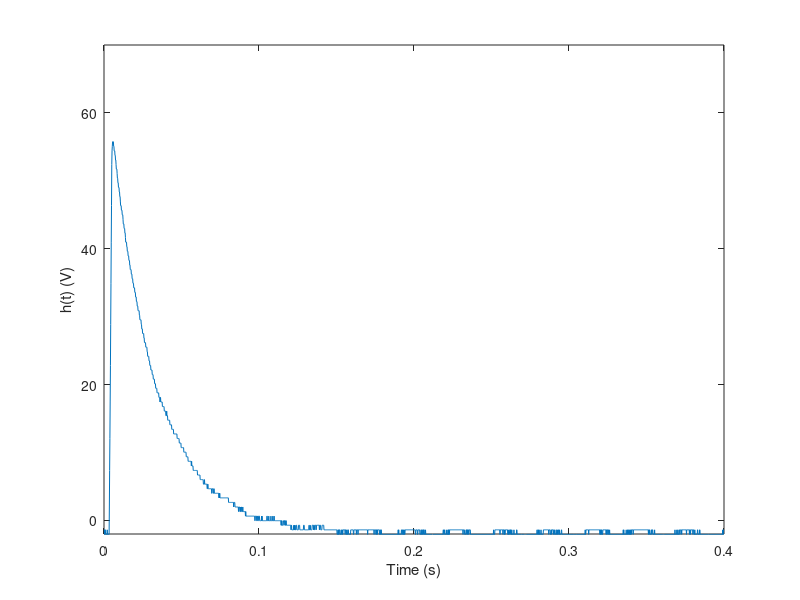
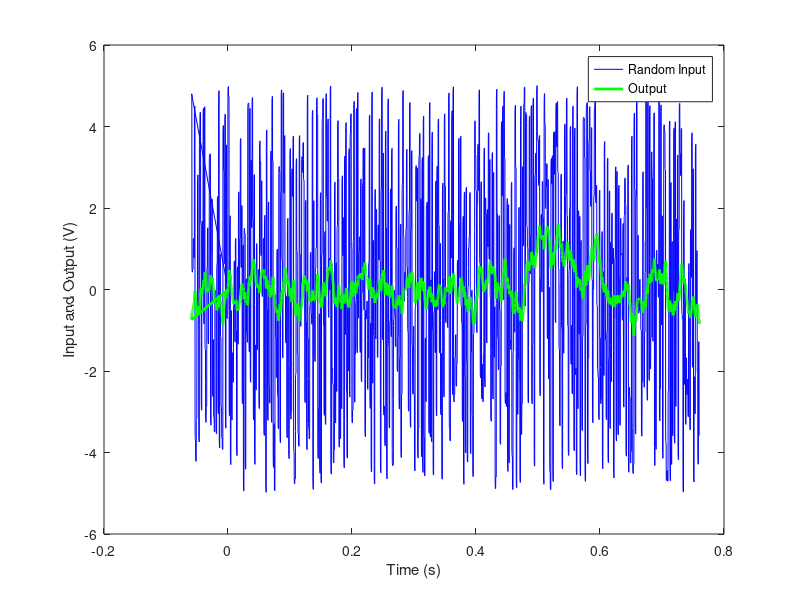
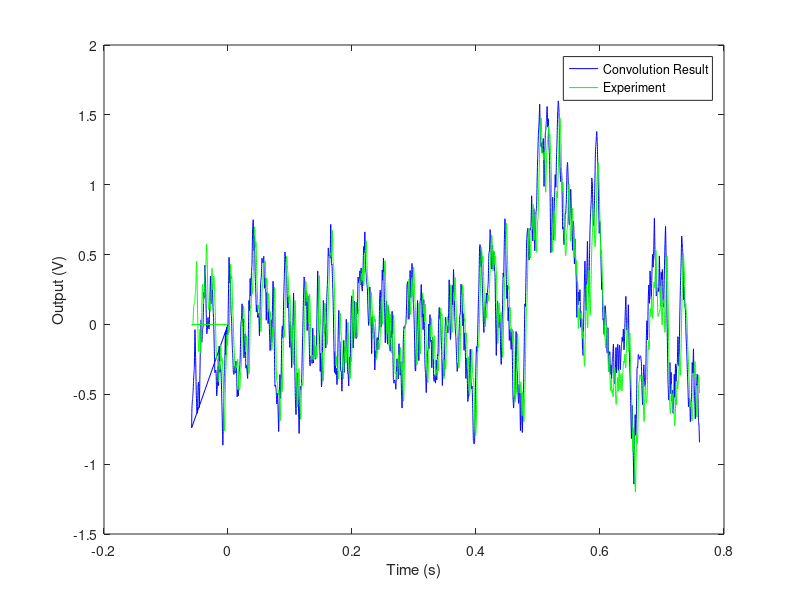

Recreate these plots in MATLAB, in order.
% Lane Levine, Derrick Rasser, Wesley Schumacher
% Group 41
% Lab 4 MATLAB
%System Dynamics
clc; clear all; close all;
%% Impulse Response

ex3 = xlsread('Ex3.csv');
% pulse at cell 2247

x_exp = ex3((2247:4561),3);%input
y_exp = ex3((2247:4561),2);%output
h_exp = 200*y_exp;
t = linspace(0,.4,length(x_exp))';
plot(t,h_exp)
axis([0 0.4 -2 70])
xlabel('Time (s)')
ylabel('h(t) (V)')


%% Random Noise 

ex4 = xlsread('Ex4.csv');
x4 = ex4(:,3);%input
y4 = ex4(:,2);%output
t4 = ex4(:,1)-ex4(1,1);
figure(2)
plot(t4,x4,'b')
hold on
plot(t4,y4,'g','linewidth',2)
xlabel('Time (s)')
ylabel('Input and Output (V)')
%title('Random Input and Output')
legend('Random Input','Output')


% Convolution
dT = .0001;
y5 = dT*conv(x4,h_exp);

figure(3)
plot(t4,y4,'b')
hold on
plot(t4,y5(1:length(t4)),'g')
xlabel('Time (s)')
ylabel('Output (V)')
%title('Output')
legend('Convolution Result','Experiment')
